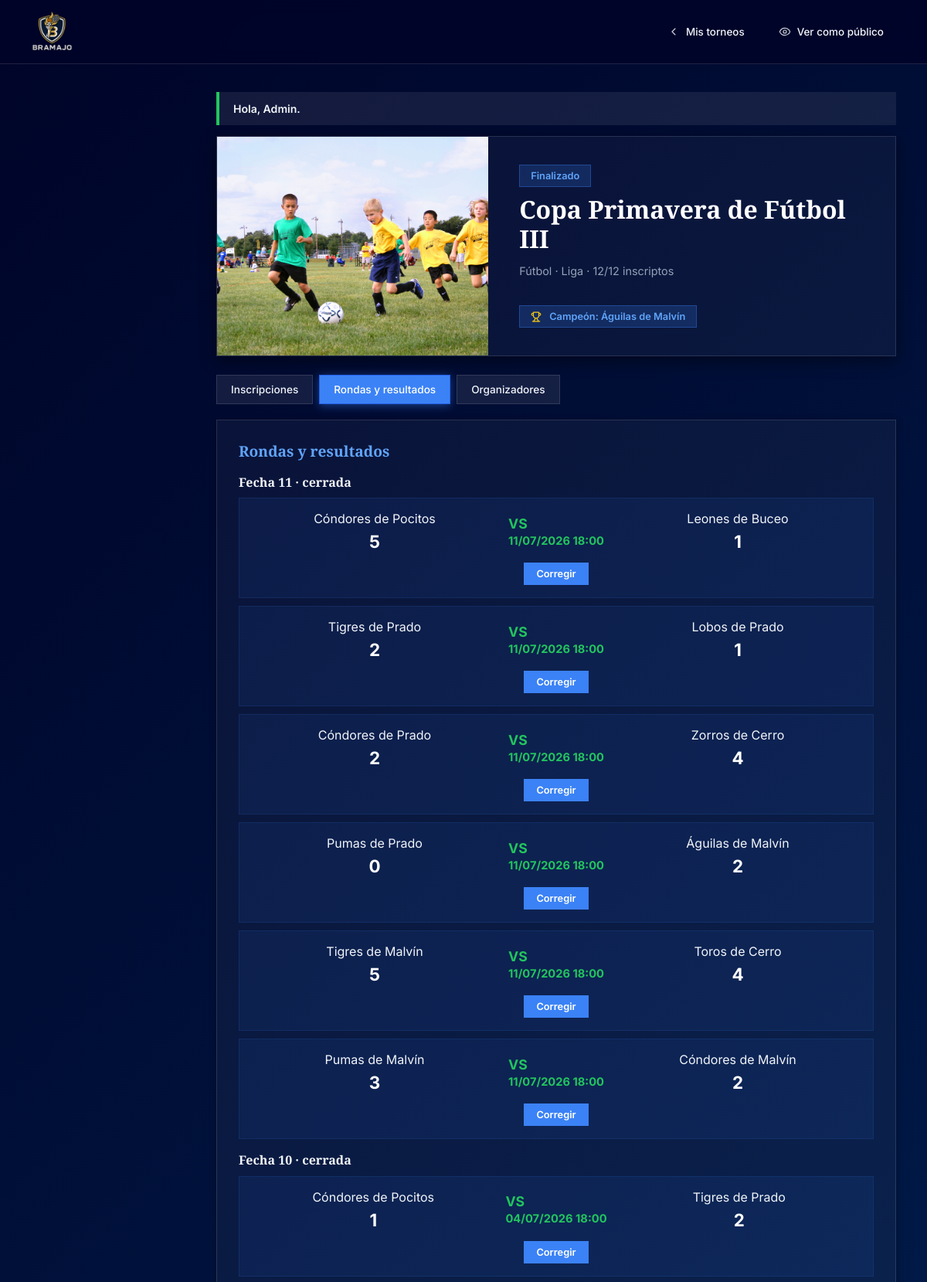
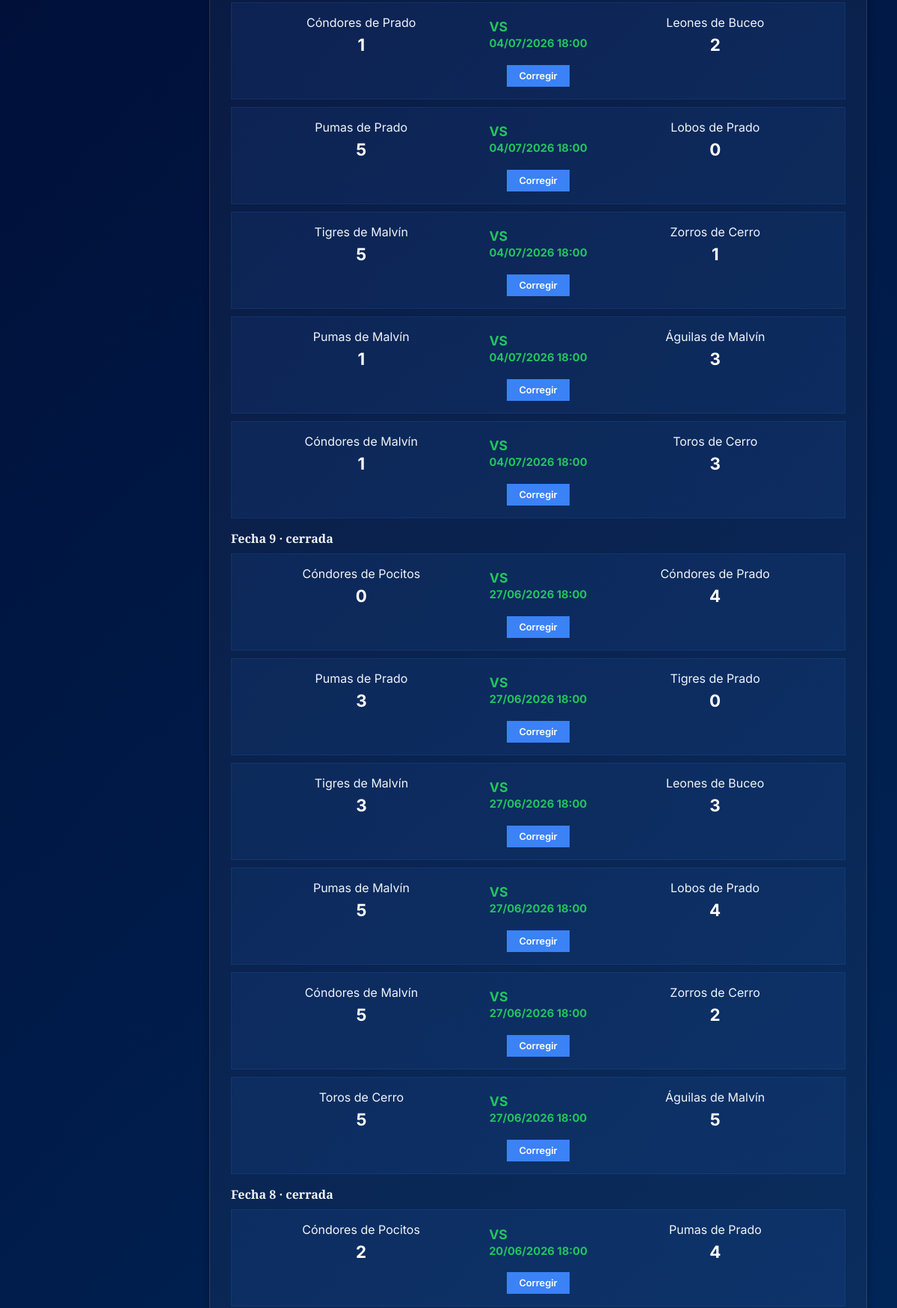
Screenshot of /gestion/torneo?id=49 (signed in, upper part) with the database file from the repository (2 pictures, top to bottom).
### tables this page shows
CREATE TABLE torneo (
    id_torneo         INT UNSIGNED AUTO_INCREMENT PRIMARY KEY,
    id_creador        INT UNSIGNED NOT NULL,
    id_modulo         TINYINT UNSIGNED NOT NULL,
    nombre            VARCHAR(120) NOT NULL,
    disciplina        VARCHAR(60)  NOT NULL,
    descripcion       VARCHAR(500) NULL,
    reglas            VARCHAR(500) NULL,
    ubicacion         VARCHAR(120) NULL,
    sede              VARCHAR(120) NULL,
    modalidad         ENUM('INDIVIDUAL', 'EQUIPO') NOT NULL,
    max_participantes SMALLINT UNSIGNED NOT NULL DEFAULT 16,
    cantidad_rondas   TINYINT UNSIGNED NULL,
    puntos_victoria   TINYINT UNSIGNED NOT NULL DEFAULT 3,
    puntos_empate     TINYINT UNSIGNED NOT NULL DEFAULT 1,
    puntos_derrota    TINYINT UNSIGNED NOT NULL DEFAULT 0,
    fecha_inicio      DATE NOT NULL,
    fecha_fin         DATE NULL,
    estado            ENUM('BORRADOR', 'INSCRIPCION', 'EN_CURSO', 'FINALIZADO') NOT NULL DEFAULT 'BORRADOR',
    FOREIGN KEY (id_creador) REFERENCES usuario (id_usuario),
    FOREIGN KEY (id_modulo) REFERENCES modulo_competencia (id_modulo),
    CHECK (max_participantes >= 2),
    CHECK (puntos_victoria > puntos_empate),
    CHECK (fecha_fin IS NULL OR fecha_fin >= fecha_inicio)
);

CREATE TABLE modulo_competencia (
    id_modulo   TINYINT UNSIGNED AUTO_INCREMENT PRIMARY KEY,
    codigo      VARCHAR(20)  NOT NULL UNIQUE,
    nombre      VARCHAR(60)  NOT NULL,
    descripcion VARCHAR(200) NOT NULL,
    activo      BOOLEAN NOT NULL DEFAULT TRUE
);

CREATE TABLE ronda (
    id_ronda  INT UNSIGNED AUTO_INCREMENT PRIMARY KEY,
    id_torneo INT UNSIGNED NOT NULL,
    numero    TINYINT UNSIGNED NOT NULL,
    nombre    VARCHAR(40) NOT NULL,
    estado    ENUM('ABIERTA', 'CERRADA') NOT NULL DEFAULT 'ABIERTA',
    UNIQUE (id_torneo, numero),
    FOREIGN KEY (id_torneo) REFERENCES torneo (id_torneo) ON DELETE CASCADE
);

CREATE TABLE enfrentamiento (
    id_enfrentamiento INT UNSIGNED AUTO_INCREMENT PRIMARY KEY,
    id_ronda          INT UNSIGNED NOT NULL,
    id_local          INT UNSIGNED NOT NULL,
    id_visitante      INT UNSIGNED NULL,
    puntos_local      SMALLINT UNSIGNED NULL,
    puntos_visitante  SMALLINT UNSIGNED NULL,
    fecha_hora        DATETIME NULL,
    FOREIGN KEY (id_ronda) REFERENCES ronda (id_ronda) ON DELETE CASCADE,
    FOREIGN KEY (id_local) REFERENCES participante (id_participante),
    FOREIGN KEY (id_visitante) REFERENCES participante (id_participante)
);

### app/nucleo/Controlador.php (called while the page is built, shortened)
<?php
abstract class Controlador
{
    protected function vista(string $nombre, array $datos = []): void
    {
        extract($datos);
        $usuario = Sesion::usuario();
        require __DIR__ . "/../vistas/$nombre.php";
    }
    protected function id(string $campo = 'id'): int
    {
        return (int) ($_GET[$campo] ?? $_POST[$campo] ?? 0);
    }
}

### app/controladores/TorneoControlador.php (called while the page is built, shortened)
<?php
class TorneoControlador extends Controlador
{
    private function gestor(): array
    {
        return $this->exigirRol('ORGANIZADOR', 'ADMIN_GENERAL');
    }
    private function torneo(array $usuario): array
    {
        $torneo = Torneo::buscar($this->id());
        return $torneo;
    }
    public function panel(): void
    {
        $usuario = $this->gestor();
        $torneo = $this->torneo($usuario);
        $candidatos = $torneo['modalidad'] === 'EQUIPO' ? Equipo::todos() : Usuario::conRol('PARTICIPANTE');
        $pestana = $_GET['pestana'] ?? (in_array($torneo['estado'], ['EN_CURSO', 'FINALIZADO'], true) ? 'rondas' : 'inscripciones');
        $this->vista('organizador/panel', [
            'titulo' => $torneo['nombre'],
            'torneo' => $torneo,
            'pestana' => $pestana,
            'participantes' => Participante::delTorneo((int) $torneo['id_torneo']),
            'candidatos' => $candidatos,
            'organizadores' => Torneo::organizadores((int) $torneo['id_torneo']),
            'posiblesOrganizadores' => Usuario::conRol('ORGANIZADOR'),
            'puedeCorregir' => Torneo::puedeCorregir($torneo, $usuario),
        ] + Torneo::detalle($torneo, false));
    }
}

### public/index.php (called while the page is built, shortened)
<?php
require __DIR__ . '/../app/nucleo/Validador.php';
require __DIR__ . '/../app/vistas/ayudas.php';
spl_autoload_register(function (string $clase) {
    foreach (['nucleo', 'modelos', 'competencia', 'controladores'] as $carpeta) {
        $archivo = __DIR__ . "/../app/$carpeta/$clase.php";
        if (is_file($archivo)) {
            return;
        }
    }
});
$ruta = $_SERVER['REQUEST_METHOD'] . ' ' . rtrim(parse_url($_SERVER['REQUEST_URI'], PHP_URL_PATH), '/');
$ruta = $ruta === $_SERVER['REQUEST_METHOD'] . ' ' ? $_SERVER['REQUEST_METHOD'] . ' /' : $ruta;
try {
    [$clase, $metodo] = $rutas[$ruta] ?? [PublicoControlador::class, 'noExiste'];
    (new $clase())->$metodo();
} catch (PDOException $error) {
    error_log($error->getMessage());
    http_response_code(500);
    echo 'Ocurrió un error. Intentá de nuevo más tarde.';
}

### app/nucleo/Conexion.php (called while the page is built, shortened)
<?php
class Conexion
{
    private static ?PDO $pdo = null;
    public static function obtener(): PDO
    {
        if (self::$pdo === null) {
            $dsn = getenv('DB_DSN') ?: 'mysql:host=' . (getenv('DB_HOST') ?: 'localhost') . ';dbname=bramajo;charset=utf8mb4';
            if (str_starts_with($dsn, 'sqlite:') && class_exists(\Pdo\Sqlite::class)) {
                self::$pdo = new \Pdo\Sqlite($dsn, getenv('DB_USUARIO') ?: null, getenv('DB_CLAVE') ?: null, [
                    PDO::ATTR_ERRMODE => PDO::ERRMODE_EXCEPTION,
                    PDO::ATTR_DEFAULT_FETCH_MODE => PDO::FETCH_ASSOC,
                    PDO::ATTR_EMULATE_PREPARES => false,
                ]);
            } else {
                self::$pdo = new PDO($dsn, getenv('DB_USUARIO') ?: 'bramajo_app', getenv('DB_CLAVE') ?: '', [
                    PDO::ATTR_ERRMODE => PDO::ERRMODE_EXCEPTION,
                    PDO::ATTR_DEFAULT_FETCH_MODE => PDO::FETCH_ASSOC,
                    PDO::ATTR_EMULATE_PREPARES => false,
                ]);
            }
        }
        return self::$pdo;
    }
    public static function consultar(string $sql, array $valores = []): PDOStatement
    {
        $stmt = self::obtener()->prepare($sql);
        $stmt->execute($valores);
        return $stmt;
    }
}

### app/modelos/Torneo.php (called while the page is built, shortened)
<?php
class Torneo
{
    public static function buscar(int $id): ?array
    {
        return Conexion::consultar(self::SELECT . ' WHERE t.id_torneo = ?', [$id])->fetch() ?: null;
    }
    public static function detalle(array $torneo, bool $soloOficiales): array
    {
        $ids = Participante::inscriptos((int) $torneo['id_torneo']);
        $rondas = Ronda::delTorneo((int) $torneo['id_torneo']);
        $oficiales = array_values(array_filter($rondas, fn($r) => $r['estado'] === 'CERRADA'));
        $modulo = ModuloCompetencia::crear($torneo['modulo']);
        $tabla = $modulo->tabla($ids, $soloOficiales ? $oficiales : $rondas, $torneo);
        $campeon = $modulo instanceof EliminacionDirecta ? $modulo->campeon($rondas) : null;
        if (!$modulo instanceof EliminacionDirecta && $torneo['estado'] === 'FINALIZADO') {
            $campeon = $tabla[0]['id'] ?? null;
        }
        return ['nombres' => Participante::nombres((int) $torneo['id_torneo']), 'rondas' => $rondas,
                'tabla' => $tabla, 'campeon' => $campeon];
    }
    public static function imagen(string $disciplina): string
    {
        $imagenes = ['Fútbol' => 'futbol', 'Tenis' => 'tenis', 'Pádel' => 'tenis', 'Boxeo' => 'boxeo',
                     'Natación' => 'natacion', 'Atletismo' => 'natacion'];
        return '/img/' . ($imagenes[$disciplina] ?? 'basquetbol') . '.jpg';
    }
}

### app/nucleo/Validador.php (called while the page is built, shortened)
<?php
class Validador
{
    public static function escapar(?string $texto): string
    {
        return htmlspecialchars($texto ?? '', ENT_QUOTES | ENT_SUBSTITUTE, 'UTF-8');
    }
}
function e(?string $texto): string
{
    return Validador::escapar($texto);
}

### app/nucleo/Sesion.php (called while the page is built, shortened)
<?php
class Sesion
{
    public static function usuario(): ?array
    {
        return $_SESSION['usuario'] ?? null;
    }
}

### app/modelos/Ronda.php (called while the page is built, shortened)
<?php
class Ronda
{
    public static function delTorneo(int $idTorneo): array
    {
        $rondas = Conexion::consultar('SELECT * FROM ronda WHERE id_torneo = ? ORDER BY numero', [$idTorneo])->fetchAll();
        foreach ($rondas as &$ronda) {
            $ronda['cruces'] = Conexion::consultar(
                'SELECT * FROM enfrentamiento WHERE id_ronda = ? ORDER BY id_enfrentamiento', [$ronda['id_ronda']]
            )->fetchAll();
        }
        return $rondas;
    }
}

### app/vistas/ayudas.php (called while the page is built, shortened)
<?php
function fecha(?string $fecha, bool $hora = false): string
{
    return $fecha ? date($hora ? 'd/m/Y H:i' : 'd/m/Y', strtotime($fecha)) : '';
}

### app/vistas/publico/_cruce.php (the view)
<?php
$verMarcador = $ronda['estado'] === 'CERRADA' || !empty($gestion);
?>
<?php if ($cruce['id_visitante'] === null): ?>
    <article class="resultado-individual">
        <p><?= e($nombres[$cruce['id_local']] ?? '') ?></p>
        <strong>Pasa libre</strong>
    </article>
<?php else: ?>
    <article class="resultado">
        <div class="resultado__participante">
            <p><?= e($nombres[$cruce['id_local']] ?? '') ?></p>
            <strong><?= $verMarcador && $cruce['puntos_local'] !== null ? $cruce['puntos_local'] : '-' ?></strong>
        </div>
        <span class="resultado__separador">VS<br><small><?= fecha($cruce['fecha_hora'], true) ?></small></span>
        <div class="resultado__participante">
            <p><?= e($nombres[$cruce['id_visitante']] ?? '') ?></p>
            <strong><?= $verMarcador && $cruce['puntos_visitante'] !== null ? $cruce['puntos_visitante'] : '-' ?></strong>
        </div>
        <?php if (!empty($gestion) && ($ronda['estado'] === 'ABIERTA' || $puedeCorregir)): ?>
            <a class="boton-chico" href="/gestion/resultado?id=<?= $cruce['id_enfrentamiento'] ?>"><?= $cruce['puntos_local'] === null ? 'Cargar' : 'Corregir' ?></a>
        <?php endif; ?>
    </article>
<?php endif; ?>

### app/vistas/organizador/panel.php (shortened to what this page needs)
<?php
$gestion = true;
$enlace = fn($p) => "/gestion/torneo?id={$torneo['id_torneo']}&pestana=$p";
?>
<!DOCTYPE html>
<html lang="es">
<head>
    <?php require __DIR__ . '/../base/cabeza.php'; ?>
</head>
<body>
    <header class="header">
        <div class="header__top">
            <img class="header__logo" src="/img/bramajo-logo.png" alt="Logo de BRAMAJO">
        </div>
        <nav class="header__nav" id="headerNav">
            <a class="nav__link" href="/gestion">
                <svg xmlns="http://www.w3.org/2000/svg" viewBox="0 0 24 24" fill="none" stroke="currentColor" stroke-width="1.75" stroke-linecap="round" stroke-linejoin="round" aria-hidden="true"><path d="m15 18-6-6 6-6"/></svg>
                Mis torneos
            </a>
            <?php if ($torneo['estado'] !== 'BORRADOR'): ?>
                <a class="nav__link" href="/torneo?id=<?= $torneo['id_torneo'] ?>">
                    <svg xmlns="http://www.w3.org/2000/svg" viewBox="0 0 24 24" fill="none" stroke="currentColor" stroke-width="1.75" stroke-linecap="round" stroke-linejoin="round" aria-hidden="true"><path d="M2 12s3-7 10-7 10 7 10 7-3 7-10 7-10-7-10-7Z"/><circle cx="12" cy="12" r="3"/></svg>
                    Ver como público
                </a>
            <?php endif; ?>
        </nav>
    </header>
    <main class="contenido-principal">
        <?php require __DIR__ . '/../base/mensaje.php'; ?>
        <section class="encabezado-torneo">
            <img class="encabezado-torneo__imagen" src="<?= Torneo::imagen($torneo['disciplina']) ?>" alt="<?= e($torneo['nombre']) ?>">
            <div class="encabezado-torneo__informacion">
                <p class="estado-torneo"><?= Torneo::ESTADOS[$torneo['estado']] ?></p>
                <h1><?= e($torneo['nombre']) ?></h1>
                <p class="descripcion-torneo"><?= e($torneo['disciplina']) ?> · <?= e($torneo['modulo_nombre']) ?> · <?= $torneo['inscriptos'] ?>/<?= $torneo['max_participantes'] ?> inscriptos</p>
                <?php if ($campeon): ?>
                    <p class="estado-torneo">
                        Campeón: <?= e($nombres[$campeon] ?? '') ?>
                    </p>
                <?php endif; ?>
            </div>
        </section>
        <nav class="pestanas">
            <a class="pestana <?= $pestana === 'inscripciones' ? 'activa' : '' ?>" href="<?= $enlace('inscripciones') ?>">Inscripciones</a>
            <a class="pestana <?= $pestana === 'rondas' ? 'activa' : '' ?>" href="<?= $enlace('rondas') ?>">Rondas y resultados</a>
            <?php if ($usuario['rol'] === 'ADMIN_GENERAL'): ?>
                <a class="pestana <?= $pestana === 'organizadores' ? 'activa' : '' ?>" href="<?= $enlace('organizadores') ?>">Organizadores</a>
            <?php endif; ?>
        </nav>
        <section class="contenido-pestana">
            <?php if ($pestana === 'inscripciones'): ?>
                <h2>Inscripciones</h2>
                <?php if ($torneo['estado'] === 'INSCRIPCION'): ?>
                    <form method="post" action="/gestion/inscribir" class="en-linea">
                        <?= csrf() ?>
                        <input type="hidden" name="id" value="<?= $torneo['id_torneo'] ?>">
                        <select name="candidato" required>
                            <option value="">Elegí <?= $torneo['modalidad'] === 'EQUIPO' ? 'un equipo' : 'un participante' ?></option>
                            <?php foreach ($candidatos as $c): ?>
                                <option value="<?= $c['id_equipo'] ?? $c['id_usuario'] ?>"><?= e(isset($c['id_equipo']) ? $c['nombre'] : $c['apellido'] . ', ' . $c['nombre']) ?></option>
                            <?php endforeach; ?>
                        </select>
                        <button class="boton-chico">Inscribir</button>
                    </form>
                <?php else: ?>
                    <p class="mensaje-vacio">Las inscripciones se gestionan mientras el torneo está en «Inscripciones abiertas».</p>
                <?php endif; ?>
                <div class="participantes-lista">
                    <?php foreach ($participantes as $numero => $p): ?>
                        <article class="participante">
                            <span class="participante__numero"><?= $numero + 1 ?></span>
                            <p><?= e($p['nombre']) ?> · <?= ucfirst(strtolower($p['estado'])) ?></p>
                            <?php if ($torneo['estado'] === 'INSCRIPCION' && $p['estado'] === 'PENDIENTE'): ?>
                                <form method="post" action="/gestion/inscripcion" class="en-linea">
                                    <?= csrf() ?>
                                    <input type="hidden" name="id_participante" value="<?= $p['id_participante'] ?>">
                                    <button class="boton-chico" name="estado" value="INSCRIPTO">Aceptar</button>
                                    <button class="boton-chico peligro" name="estado" value="RECHAZADO">Rechazar</button>
                                </form>
                            <?php endif; ?>
                        </article>
                    <?php endforeach; ?>
                </div>
                <?php if (!$participantes): ?><p class="mensaje-vacio">Todavía no hay inscripciones.</p><?php endif; ?>
            <?php elseif ($pestana === 'rondas'): ?>
                <h2>Rondas y resultados</h2>
                <?php foreach (array_reverse($rondas) as $ronda): ?>
                    <h3 id="ronda-<?= $ronda['id_ronda'] ?>"><?= e($ronda['nombre']) ?> · <?= $ronda['estado'] === 'CERRADA' ? 'cerrada' : 'abierta' ?></h3>
                    <div class="resultados-lista">
                        <?php foreach ($ronda['cruces'] as $cruce): ?>
                            <?php require __DIR__ . '/../publico/_cruce.php'; ?>
                        <?php endforeach; ?>
                    </div>
                <?php endforeach; ?>
            <?php endif; ?>
        </section>
    </main>
</body>
</html>

### rows the page displays
torneo: estado "Finalizado", nombre "Copa Primavera de Fútbol III", disciplina "Fútbol", id_modulo.nombre "Liga", max_participantes "12"
ronda: nombre "Fecha 11", estado "cerrada"
enfrentamiento: id_local "Cóndores de Pocitos", puntos_local "5", fecha_hora "11/07/2026 18:00", id_visitante "Leones de Buceo", puntos_visitante "1", shows "Corregir"
enfrentamiento: id_local "Tigres de Prado", puntos_local "2", fecha_hora "11/07/2026 18:00", id_visitante "Lobos de Prado", puntos_visitante "1", shows "Corregir"
enfrentamiento: id_local "Cóndores de Prado", puntos_local "2", fecha_hora "11/07/2026 18:00", id_visitante "Zorros de Cerro", puntos_visitante "4", shows "Corregir"
enfrentamiento: id_local "Pumas de Prado", puntos_local "0", fecha_hora "11/07/2026 18:00", id_visitante "Águilas de Malvín", puntos_visitante "2", shows "Corregir"
enfrentamiento: id_local "Tigres de Malvín", puntos_local "5", fecha_hora "11/07/2026 18:00", id_visitante "Toros de Cerro", puntos_visitante "4", shows "Corregir"
enfrentamiento: id_local "Pumas de Malvín", puntos_local "3", fecha_hora "11/07/2026 18:00", id_visitante "Cóndores de Malvín", puntos_visitante "2", shows "Corregir"
ronda: nombre "Fecha 10", estado "cerrada"
enfrentamiento: id_local "Cóndores de Pocitos", puntos_local "1", fecha_hora "04/07/2026 18:00", id_visitante "Tigres de Prado", puntos_visitante "2", shows "Corregir"
enfrentamiento: id_local "Cóndores de Prado", puntos_local "1", fecha_hora "04/07/2026 18:00", id_visitante "Leones de Buceo", puntos_visitante "2", shows "Corregir"
enfrentamiento: id_local "Pumas de Prado", puntos_local "5", fecha_hora "04/07/2026 18:00", id_visitante "Lobos de Prado", puntos_visitante "0", shows "Corregir"
enfrentamiento: id_local "Tigres de Malvín", puntos_local "5", fecha_hora "04/07/2026 18:00", id_visitante "Zorros de Cerro", puntos_visitante "1", shows "Corregir"
enfrentamiento: id_local "Pumas de Malvín", puntos_local "1", fecha_hora "04/07/2026 18:00", id_visitante "Águilas de Malvín", puntos_visitante "3", shows "Corregir"
enfrentamiento: id_local "Cóndores de Malvín", puntos_local "1", fecha_hora "04/07/2026 18:00", id_visitante "Toros de Cerro", puntos_visitante "3", shows "Corregir"
ronda: nombre "Fecha 9", estado "cerrada"
enfrentamiento: id_local "Cóndores de Pocitos", puntos_local "0", fecha_hora "27/06/2026 18:00", id_visitante "Cóndores de Prado", puntos_visitante "4", shows "Corregir"
enfrentamiento: id_local "Pumas de Prado", puntos_local "3", fecha_hora "27/06/2026 18:00", id_visitante "Tigres de Prado", puntos_visitante "0", shows "Corregir"
enfrentamiento: id_local "Tigres de Malvín", puntos_local "3", fecha_hora "27/06/2026 18:00", id_visitante "Leones de Buceo", puntos_visitante "3", shows "Corregir"
enfrentamiento: id_local "Pumas de Malvín", puntos_local "5", fecha_hora "27/06/2026 18:00", id_visitante "Lobos de Prado", puntos_visitante "4", shows "Corregir"
enfrentamiento: id_local "Cóndores de Malvín", puntos_local "5", fecha_hora "27/06/2026 18:00", id_visitante "Zorros de Cerro", puntos_visitante "2", shows "Corregir"
enfrentamiento: id_local "Toros de Cerro", puntos_local "5", fecha_hora "27/06/2026 18:00", id_visitante "Águilas de Malvín", puntos_visitante "5", shows "Corregir"
ronda: nombre "Fecha 8", estado "cerrada"
enfrentamiento: id_local "Cóndores de Pocitos", puntos_local "2", fecha_hora "20/06/2026 18:00", id_visitante "Pumas de Prado", puntos_visitante "4", shows "Corregir"

### other values shown
$mensaje['texto'] "Hola, Admin."
$torneo['inscriptos'] "12"
$nombres[$campeon] "Águilas de Malvín"
